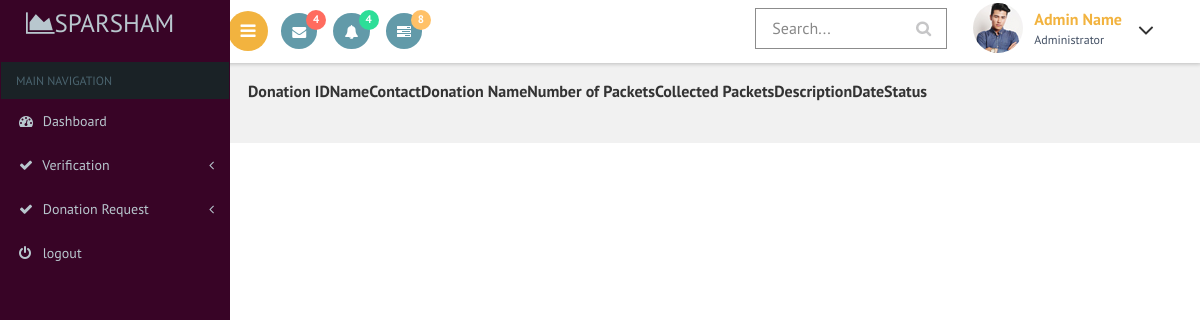
/secratary/fooddonationreq.php, run on an earlier commit of the app's database.
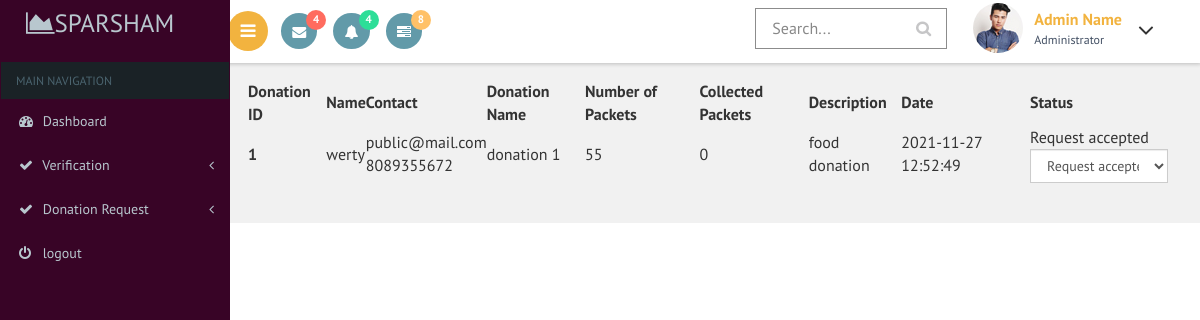
And on a later commit of the database.
### tables this page shows
CREATE TABLE `food_donation` (
  `food_donation_id` int(11) NOT NULL,
  `email` varchar(30) NOT NULL,
  `no_of_packets` int(11) NOT NULL,
  `no_of_donations` int(11) NOT NULL,
  `donation_name` varchar(20) NOT NULL,
  `description` varchar(50) NOT NULL,
  `food_donation_status` int(3) NOT NULL DEFAULT 0,
  `donation_date` timestamp NOT NULL DEFAULT current_timestamp()
);

CREATE TABLE `registration` (
  `name` varchar(80) NOT NULL,
  `email` varchar(80) NOT NULL,
  `phone` bigint(11) NOT NULL,
  `gender` varchar(10) NOT NULL,
  `date_of_birth` varchar(20) NOT NULL,
  `house` varchar(80) NOT NULL,
  `place` varchar(80) NOT NULL,
  `country` int(11) NOT NULL,
  `state` int(11) NOT NULL,
  `district` int(11) NOT NULL,
  `pincode` int(6) NOT NULL,
  `profile_pic` varchar(100) NOT NULL DEFAULT '../images/avathar.jpg'
);

### secratary/fooddonationreq.php (the view, shortened to what this page needs)
<?php
include("dbconn.php");
?>
<!DOCTYPE html>
<html>
<head>
    <link href="css/bootstrap.css" rel='stylesheet' type='text/css' />
<link href="css/style.css" rel='stylesheet' type='text/css' />
<link href="css/font-awesome.css" rel="stylesheet">
<link href='css/SidebarNav.min.css' media='all' rel='stylesheet' type='text/css'/>
<link href="css/custom.css" rel="stylesheet">
    <link rel="stylesheet" type="text/css" href="https://cdn.datatables.net/1.10.21/css/jquery.dataTables.css">
</head>
<body class="cbp-spmenu-push">
    <div class="main-content">
    <div class="cbp-spmenu cbp-spmenu-vertical cbp-spmenu-left" id="cbp-spmenu-s1">
        <aside class="sidebar-left">
      <nav class="navbar navbar-inverse">
          <div class="navbar-header">
            <h1><a class="navbar-brand" href="index.html"><span class="fa fa-area-chart"></span>Sparsham<span class="dashboard_text"></span></a></h1>
          </div>
          <?php
          include("menu.php");
          ?>
      </nav>
    </aside>
    </div>
        <?php
        include("header.php");
        ?>
        <div id="page-wrapper">
    <table id="table_id" class="display">
    <thead>
        <tr>
            <th>Donation ID</th>
            <th>Name</th>
            <th>Contact</th>
            <th>Donation Name</th>
            <th>Number of Packets</th>
            <th>Collected Packets</th>
            <th>Description</th>
            <th>Date</th>
            <th>Status</th>
        </tr>
    </thead>
    <tbody>
         <?php
            $sql="select * from food_donation a,registration b where a.email=b.email order by a.donation_date desc";
            $res=mysqli_query($conn,$sql);
            if(mysqli_num_rows($res)>0){
                while($r=mysqli_fetch_assoc($res)){
            ?>
           <tr>
      <th scope="row"><?php echo $r['food_donation_id']?></th>
      <td><?php echo $r['name']?></td>
      <td><?php echo $r['email']?><br>
        <?php echo $r['phone']?><br>
      </td>
      <td><?php echo $r['donation_name']?></td>
      <td><?php echo $r['no_of_packets']?></td>
      <td><?php echo $r['no_of_donations']?></td>
        <td><?php echo $r['description']?></td>
        <td><?php echo $r['donation_date']?></td>
        <td>
            <div id="<?php echo $r['food_donation_id']?>">
                <?php
         if($r['food_donation_status']==0)
            echo "Request not accepted";
        else if($r['food_donation_status']==1)
            echo "Request accepted";
        else if($r['food_donation_status']==2)
            echo "Request rejected";
        else if($r['food_donation_status']==3)
            echo "Request completed";
     ?>
 </div>
 <form>
          <select class="form-control"  onchange="updatestatus(this.value,<?php echo $r['food_donation_id']?>)">
            <option value disabled selected> <?php
            if($r['food_donation_status']==0)
            echo "Request not accepted";
        else if($r['food_donation_status']==1)
            echo "Request accepted";
        else if($r['food_donation_status']==2)
            echo "Request rejected";
        else if($r['food_donation_status']==3)
            echo "Request completed";
            ?></option>
          </select>
      </form>
</td>
    </tr>
            <?php
        }
    }
            ?>
    </tbody>
</table>
</div></div>
</body>
</html>

### secratary/menu.php (shortened to what this page needs)
<div class="collapse navbar-collapse" id="bs-example-navbar-collapse-1">
            <ul class="sidebar-menu">
              <li class="header">MAIN NAVIGATION</li>
              <li class="treeview">
                <a href="index.php">
                <i class="fa fa-dashboard"></i> <span>Dashboard</span>
                </a>
              </li>
        <li class="treeview">
                <a href="#">
                <i class="fa fa-check"></i>
                <span>Verification</span>
                <i class="fa fa-angle-left pull-right"></i>
                </a>
              </li>
               <li class="treeview">
                <a href="#">
                <i class="fa fa-check"></i>
                <span>Donation Request</span>
                <i class="fa fa-angle-left pull-right"></i>
                </a>
              </li>
              <li class="treeview">
                <a href="../logout.php">
                <i class="fa fa-power-off"></i> <span>logout</span>
                </a>
              </li>
            </ul>
          </div>

### secratary/header.php (shortened to what this page needs)
<div class="sticky-header header-section ">
			<div class="header-left">
				<button id="showLeftPush"><i class="fa fa-bars"></i></button>
				<div class="profile_details_left">
					<ul class="nofitications-dropdown">
						<li class="dropdown head-dpdn">
							<a href="#" class="dropdown-toggle" data-toggle="dropdown" aria-expanded="false"><i class="fa fa-envelope"></i><span class="badge">4</span></a>
						</li>
						<li class="dropdown head-dpdn">
							<a href="#" class="dropdown-toggle" data-toggle="dropdown" aria-expanded="false"><i class="fa fa-bell"></i><span class="badge blue">4</span></a>
						</li>
						<li class="dropdown head-dpdn">
							<a href="#" class="dropdown-toggle" data-toggle="dropdown" aria-expanded="false"><i class="fa fa-tasks"></i><span class="badge blue1">8</span></a>
						</li>
					</ul>
				</div>
				<div class="clearfix"> </div>
			</div>
			<div class="header-right">
				<div class="search-box">
					<form class="input">
						<input class="sb-search-input input__field--madoka" placeholder="Search..." type="search" id="input-31" />
						<label class="input__label" for="input-31">
							<svg class="graphic" width="100%" height="100%" viewBox="0 0 404 77" preserveAspectRatio="none">
								<path d="m0,0l404,0l0,77l-404,0l0,-77z"/>
							</svg>
						</label>
					</form>
				</div>
				<div class="profile_details">
					<ul>
						<li class="dropdown profile_details_drop">
							<a href="#" class="dropdown-toggle" data-toggle="dropdown" aria-expanded="false">
								<div class="profile_img">
									<span class="prfil-img"><img src="images/2.jpg" alt=""> </span>
									<div class="user-name">
										<p>Admin Name</p>
										<span>Administrator</span>
									</div>
									<i class="fa fa-angle-down lnr"></i>
									<div class="clearfix"></div>
								</div>
							</a>
						</li>
					</ul>
				</div>
			</div>
			<div class="clearfix"> </div>
		</div>

### secratary/css/custom.css (style rules this page uses)
#page-wrapper { padding:5em 2em 2.5em; background-color: #F1F1F1; }

What changed in the data, as far as the page shows it:
added food_donation: food_donation_id "1", registration.name "werty", registration.email "public@mail.com", registration.phone "8089355672", donation_name "donation 1", no_of_packets "55", no_of_donations "0", description "food donation", donation_date "2021-11-27 12:52:49", shows "Request accepted"
